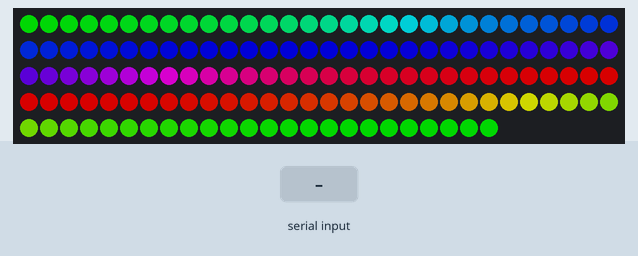
Recording of a program running on a simulated Seeed XIAO (SAMD21). Parts: 144 RGB LEDs in strip order, left to right, continuing on the next row. Inputs (shaded band) come from the test bench. Dim RGB values are drawn brighter than linear; what the program prints to the serial monitor is not drawn.

Above: at 1.23 s.
1.3 s: "g" received over Serial
4.3 s: "g" received over Serial
At 6.1 s:
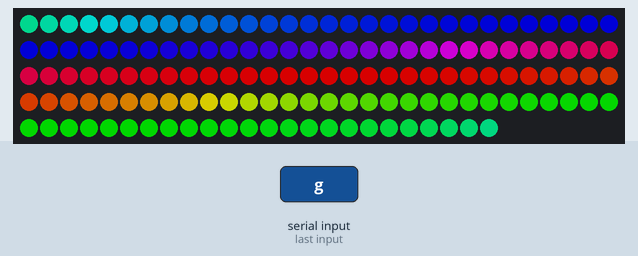
7.3 s: "g" received over Serial
At 9.6 s:
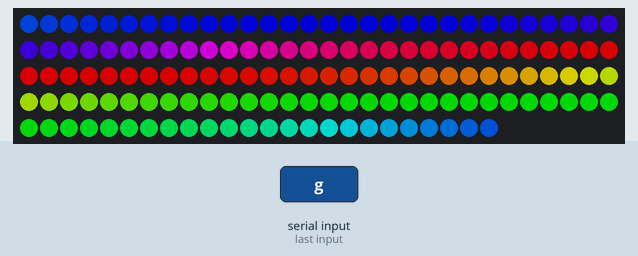
10.3 s: "g" received over Serial
At 13.1 s:
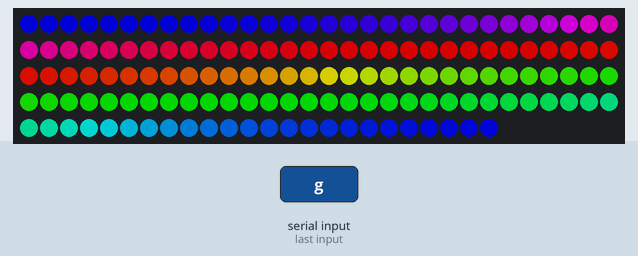
Timing chart, 0 to 14.3 s (numbered marks = the images above; inputs shaded):
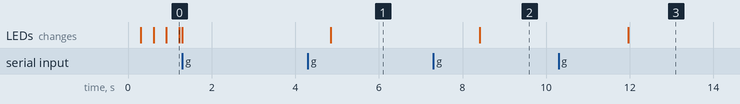

The program:

main.cpp
```cpp
#include <Arduino.h>
#include <Adafruit_NeoPixel.h>

#define LED 7
#define PIXELS 144

Adafruit_NeoPixel strip(PIXELS, LED, NEO_GRB + NEO_KHZ800);

void setup() {
	pinMode(LED, OUTPUT);

	Serial.begin(9600);
	strip.begin();
}

// CONFIG //
double rainbow_speed = 0.02;

const unsigned char meteor_length = 10;
const unsigned char meteor_pixels = PIXELS + meteor_length;
uint32_t meteor_color = strip.Color(200, 200, 200);
double meteor_speed = 0.001;
double meteor_currspeed;

// RUNTIME //
unsigned long time = 0;
unsigned long previous_time = 0;
double delta_time;

unsigned short ri = 0;

void frame_setup() {
	time = micros();
	delta_time = (time - previous_time);
	previous_time = time;
}

void frame_end() {
	strip.show();
}

void rainbow() {
	ri += rainbow_speed * delta_time;
	strip.rainbow(ri, 1, 255, 200);
}

void chargeup_meteor(double ending_speed) {
	double mi = 0;
	while (mi < meteor_pixels) {
		frame_setup();
		rainbow();

		meteor_currspeed = meteor_speed * (((meteor_pixels - mi) / meteor_pixels) + ending_speed);

		mi += meteor_currspeed * delta_time;

		for (int i = mi; i > mi - meteor_length; i--) {
			strip.setPixelColor(i, meteor_color);
		}

		frame_end();
	}
}

void blocks() {
	int iterations = PIXELS / meteor_length;

	for (int i = 0; i <= iterations; i++) {
		int stop = PIXELS - (i * meteor_length);

		for (double j = 0; j < stop; j += meteor_speed * delta_time * 1.1) {
			frame_setup();
			rainbow();

			for (int l = PIXELS; l > stop; l--) {
				strip.setPixelColor(l, meteor_color);
			}

			for (int l = j; l > j - meteor_length; l--) {
				strip.setPixelColor(l, meteor_color);
			}

			frame_end();
		}
	}
}

void loop() {
	frame_setup();
	rainbow();
	frame_end();

	// Serial parsing
	if (Serial.available() > 0) {
		String inp = Serial.readString();

		if (inp.indexOf("g") != -1) {
			for (double i = 0.1; i < 1; i += 0.1) {
				chargeup_meteor(i);
			}
			blocks();
			Serial.print("slay");
		}
	}
}
```

Measured:
- after the input at 1.3 s, every drawn part: stays the same
